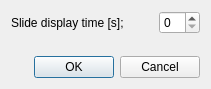
<?xml version="1.0" encoding="UTF-8"?>
<ui version="4.0">
 <class>SettingsDialog</class>
 <widget class="QDialog" name="SettingsDialog">
  <property name="geometry">
   <rect>
    <x>0</x>
    <y>0</y>
    <width>211</width>
    <height>89</height>
   </rect>
  </property>
  <property name="sizePolicy">
   <sizepolicy hsizetype="Preferred" vsizetype="Preferred">
    <horstretch>0</horstretch>
    <verstretch>0</verstretch>
   </sizepolicy>
  </property>
  <property name="windowTitle">
   <string>Dialog</string>
  </property>
  <layout class="QVBoxLayout" name="verticalLayout_5">
   <item>
    <layout class="QVBoxLayout" name="verticalLayout_4">
     <item>
      <layout class="QHBoxLayout" name="horizontalLayout_2">
       <item>
        <widget class="QLabel" name="label">
         <property name="text">
          <string>Slide display time [s];</string>
         </property>
        </widget>
       </item>
       <item>
        <spacer name="horizontalSpacer">
         <property name="orientation">
          <enum>Qt::Horizontal</enum>
         </property>
         <property name="sizeHint" stdset="0">
          <size>
           <width>40</width>
           <height>20</height>
          </size>
         </property>
        </spacer>
       </item>
       <item>
        <widget class="QSpinBox" name="spinBox">
         <property name="sizePolicy">
          <sizepolicy hsizetype="Minimum" vsizetype="Fixed">
           <horstretch>0</horstretch>
           <verstretch>0</verstretch>
          </sizepolicy>
         </property>
         <property name="layoutDirection">
          <enum>Qt::LeftToRight</enum>
         </property>
        </widget>
       </item>
      </layout>
     </item>
     <item>
      <spacer name="verticalSpacer">
       <property name="orientation">
        <enum>Qt::Vertical</enum>
       </property>
       <property name="sizeHint" stdset="0">
        <size>
         <width>20</width>
         <height>40</height>
        </size>
       </property>
      </spacer>
     </item>
     <item>
      <layout class="QHBoxLayout" name="horizontalLayout"/>
     </item>
     <item>
      <widget class="QDialogButtonBox" name="buttonBox">
       <property name="standardButtons">
        <set>QDialogButtonBox::Cancel|QDialogButtonBox::Ok</set>
       </property>
      </widget>
     </item>
    </layout>
   </item>
  </layout>
 </widget>
 <resources/>
 <connections>
  <connection>
   <sender>buttonBox</sender>
   <signal>accepted()</signal>
   <receiver>SettingsDialog</receiver>
   <slot>accept()</slot>
   <hints>
    <hint type="sourcelabel">
     <x>330</x>
     <y>125</y>
    </hint>
    <hint type="destinationlabel">
     <x>268</x>
     <y>204</y>
    </hint>
   </hints>
  </connection>
  <connection>
   <sender>buttonBox</sender>
   <signal>rejected()</signal>
   <receiver>SettingsDialog</receiver>
   <slot>reject()</slot>
   <hints>
    <hint type="sourcelabel">
     <x>330</x>
     <y>125</y>
    </hint>
    <hint type="destinationlabel">
     <x>268</x>
     <y>204</y>
    </hint>
   </hints>
  </connection>
 </connections>
</ui>
